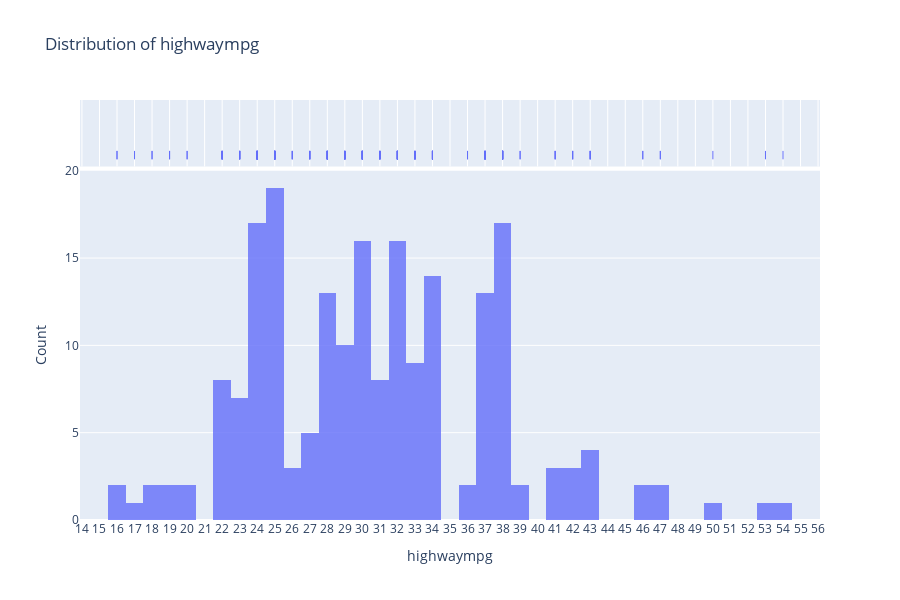

Notebook code cell kept with this figure:
### Code cell
# # Analyse von Preis:

print("-- statistische Werte von citympg und highwaympg --")

print("min.:", df['highwaympg'].min())
print("max.:",df['highwaympg'].max())
print("mean:",df['highwaympg'].mean())
print("median:",df['highwaympg'].median())
print("std:",df['highwaympg'].std())
print("6*std:",3*df['highwaympg'].std())


fig = px.histogram(df, x='highwaympg', nbins=40, marginal="rug", title='Distribution of highwaympg', opacity=0.8)

fig.update_layout(
    xaxis_title='highwaympg',
    yaxis_title='Count',
    height=600  # Höhe des Plots
)

fig.update_xaxes(
    tickmode='linear',
    tick0=0,
    dtick=1  # Tick-Beschriftungen alle 2 Einheiten
)

fig.show()

### Figure 1 — Plotly figure (JSON) as saved in the notebook; plotly's stock layout.template omitted (floating-point values rounded to 4 significant figures; data arrays with more than 128 entries replaced by an {"elided": "..."} marker saying what was removed)
{"data": [{"bingroup": "x", "hovertemplate": "highwaympg=%{x}<br>count=%{y}<extra></extra>", "legendgroup": "", "marker": {"color": "#636efa", "opacity": 0.8, "pattern": {"shape": ""}}, "name": "", "nbinsx": 40, "orientation": "v", "showlegend": false, "type": "histogram", "x": {"elided": "205 int values"}, "xaxis": "x", "yaxis": "y"}, {"boxpoints": "all", "fillcolor": "rgba(255,255,255,0)", "hoveron": "points", "hovertemplate": "highwaympg=%{x}<extra></extra>", "jitter": 0, "legendgroup": "", "line": {"color": "rgba(255,255,255,0)"}, "marker": {"color": "#636efa", "symbol": "line-ns-open"}, "name": "", "showlegend": false, "type": "box", "x": {"elided": "205 int values"}, "xaxis": "x2", "yaxis": "y2"}], "layout": {"barmode": "relative", "height": 600, "legend": {"tracegroupgap": 0}, "title": {"text": "Distribution of highwaympg"}, "xaxis": {"anchor": "y", "domain": [0, 1], "dtick": 1, "tick0": 0, "tickmode": "linear", "title": {"text": "highwaympg"}}, "xaxis2": {"anchor": "y2", "domain": [0, 1], "dtick": 1, "matches": "x", "showgrid": true, "showticklabels": false, "tick0": 0, "tickmode": "linear"}, "yaxis": {"anchor": "x", "domain": [0, 0.8316], "title": {"text": "Count"}}, "yaxis2": {"anchor": "x2", "domain": [0.8416, 1], "matches": "y2", "showgrid": false, "showline": false, "showticklabels": false, "ticks": ""}}}
